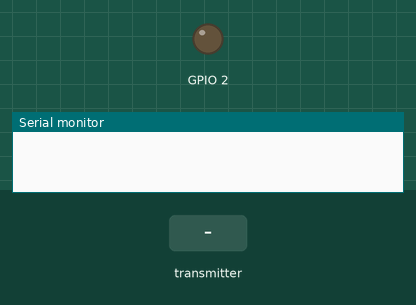
This sketch was run on a simulated ESP8266 (NodeMCU). Parts: output pins drawn as LEDs (lit = HIGH), the last lines printed to the serial monitor. The test bench sets the inputs (shaded band).

Above: at 1.2 s.
1.3 s: the transmitter starts sending _ledState = 1
At 1.7 s:
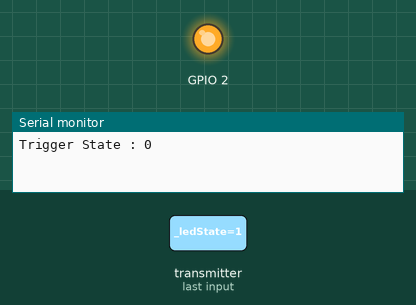
2.8 s: the transmitter starts sending _ledState = 0
At 4.0 s:
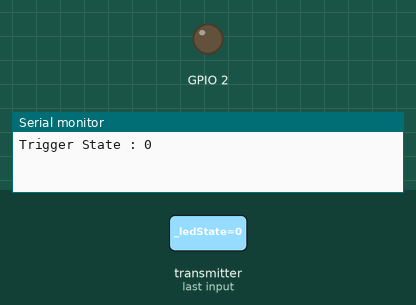
Timing chart, 0 to 5.8 s (numbered marks = the images above; inputs shaded):
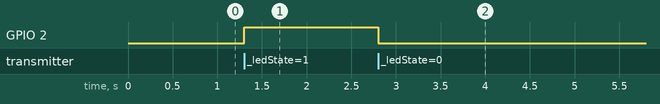

The sketch:

ESPNow_RECV_8266.ino
```cpp
#include <ESP8266WiFi.h>
#include <espnow.h>
#include <SoftwareSerial.h>

SoftwareSerial mySerial(3, 4);  //rx, tx

#define LED 13

typedef struct struct_message {
  char info[32];
  float _temp;
  bool _ledState;
  bool _trigger1;
} struct_message;

struct_message myData;


void OnDataRecv(uint8_t* mac, uint8_t* incomingData, uint8_t len) {
  memcpy(&myData, incomingData, sizeof(myData));  // recall the incoming data to print
  Serial.print("bytes recived : ");
  Serial.println(len);
  Serial.print("Board : ");
  Serial.println(myData.info);
  Serial.print("Temps : ");
  Serial.println(myData._temp);
  Serial.print("Led State : ");
  Serial.println(myData._ledState);
  mySerial.write(myData._ledState ? "on\n" : "off\n");  // print when lights on or off
  Serial.print("Trigger State : ");
  Serial.println(myData._trigger1);
  Serial.println("      ");  // creates a gap between transmissions
  Serial.println("      ");
  digitalWrite(LED_BUILTIN, myData._ledState ? 1 : 0);  //set GPI02 ledState 1= on :  0= off
}


void setup() {
  Serial.begin(115200);
  mySerial.begin(115200);

  WiFi.mode(WIFI_STA);           // set wifi in station mode
  pinMode(LED_BUILTIN, OUTPUT);  // set pinMode for LED_BUILTIN OUTPUT
  if (esp_now_init() != 0) {
    Serial.println("ERROR");
    ESP.restart();
  }
  esp_now_set_self_role(ESP_NOW_ROLE_SLAVE);
  esp_now_register_recv_cb(OnDataRecv);
}

void loop() {
}
```

Measured:
- after the input at 1.3 s, GPIO 2: LOW → HIGH at once
- after the input at 2.8 s, GPIO 2: HIGH → LOW at once
